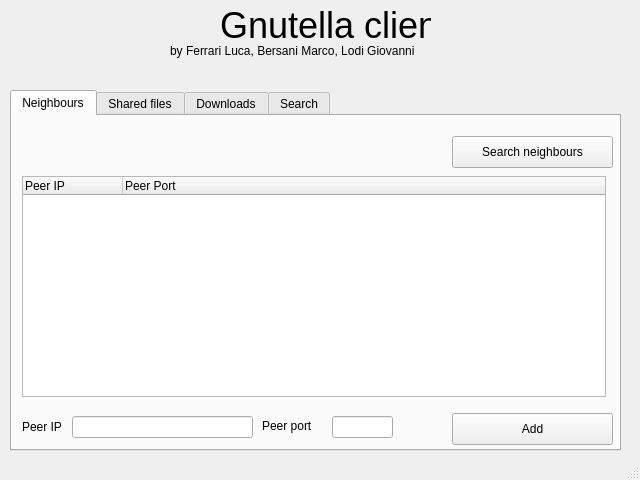
<?xml version="1.0" encoding="UTF-8"?>
<ui version="4.0">
 <class>MainWindow</class>
 <widget class="QMainWindow" name="MainWindow">
  <property name="geometry">
   <rect>
    <x>0</x>
    <y>0</y>
    <width>640</width>
    <height>480</height>
   </rect>
  </property>
  <property name="windowTitle">
   <string>MainWindow</string>
  </property>
  <widget class="QWidget" name="centralwidget">
   <widget class="QLabel" name="label">
    <property name="geometry">
     <rect>
      <x>220</x>
      <y>10</y>
      <width>211</width>
      <height>31</height>
     </rect>
    </property>
    <property name="font">
     <font>
      <pointsize>27</pointsize>
     </font>
    </property>
    <property name="text">
     <string>Gnutella client</string>
    </property>
   </widget>
   <widget class="QLabel" name="label_2">
    <property name="geometry">
     <rect>
      <x>170</x>
      <y>40</y>
      <width>291</width>
      <height>21</height>
     </rect>
    </property>
    <property name="text">
     <string>by Ferrari Luca, Bersani Marco, Lodi Giovanni</string>
    </property>
   </widget>
   <widget class="QTabWidget" name="tabWidget">
    <property name="geometry">
     <rect>
      <x>10</x>
      <y>90</y>
      <width>611</width>
      <height>361</height>
     </rect>
    </property>
    <property name="currentIndex">
     <number>0</number>
    </property>
    <widget class="QWidget" name="tab">
     <attribute name="title">
      <string>Neighbours</string>
     </attribute>
     <widget class="QTreeWidget" name="peersTreeWidget">
      <property name="geometry">
       <rect>
        <x>10</x>
        <y>60</y>
        <width>584</width>
        <height>221</height>
       </rect>
      </property>
      <property name="sizePolicy">
       <sizepolicy hsizetype="Expanding" vsizetype="Expanding">
        <horstretch>0</horstretch>
        <verstretch>0</verstretch>
       </sizepolicy>
      </property>
      <property name="itemsExpandable">
       <bool>false</bool>
      </property>
      <attribute name="headerVisible">
       <bool>true</bool>
      </attribute>
      <attribute name="headerStretchLastSection">
       <bool>true</bool>
      </attribute>
      <column>
       <property name="text">
        <string>Peer IP</string>
       </property>
      </column>
      <column>
       <property name="text">
        <string>Peer Port</string>
       </property>
      </column>
     </widget>
     <widget class="QPushButton" name="searchNeighboursBtn">
      <property name="geometry">
       <rect>
        <x>440</x>
        <y>20</y>
        <width>161</width>
        <height>32</height>
       </rect>
      </property>
      <property name="text">
       <string>Search neighbours</string>
      </property>
     </widget>
     <widget class="QLineEdit" name="peerIP">
      <property name="geometry">
       <rect>
        <x>60</x>
        <y>300</y>
        <width>181</width>
        <height>22</height>
       </rect>
      </property>
      <property name="text">
       <string/>
      </property>
     </widget>
     <widget class="QLabel" name="label_5">
      <property name="geometry">
       <rect>
        <x>10</x>
        <y>300</y>
        <width>62</width>
        <height>22</height>
       </rect>
      </property>
      <property name="text">
       <string>Peer IP</string>
      </property>
     </widget>
     <widget class="QLabel" name="label_6">
      <property name="geometry">
       <rect>
        <x>250</x>
        <y>300</y>
        <width>62</width>
        <height>20</height>
       </rect>
      </property>
      <property name="text">
       <string>Peer port</string>
      </property>
     </widget>
     <widget class="QLineEdit" name="peerPort">
      <property name="geometry">
       <rect>
        <x>320</x>
        <y>300</y>
        <width>61</width>
        <height>22</height>
       </rect>
      </property>
      <property name="text">
       <string/>
      </property>
     </widget>
     <widget class="QPushButton" name="addPeerBtn">
      <property name="geometry">
       <rect>
        <x>440</x>
        <y>297</y>
        <width>161</width>
        <height>32</height>
       </rect>
      </property>
      <property name="text">
       <string>Add</string>
      </property>
     </widget>
    </widget>
    <widget class="QWidget" name="tab_2">
     <attribute name="title">
      <string>Shared files</string>
     </attribute>
     <widget class="QListWidget" name="sharedFilesListWidget">
      <property name="geometry">
       <rect>
        <x>10</x>
        <y>20</y>
        <width>581</width>
        <height>301</height>
       </rect>
      </property>
     </widget>
    </widget>
    <widget class="QWidget" name="tab_3">
     <attribute name="title">
      <string>Downloads</string>
     </attribute>
    </widget>
    <widget class="QWidget" name="tab_4">
     <attribute name="title">
      <string>Search</string>
     </attribute>
     <widget class="QLabel" name="label_3">
      <property name="geometry">
       <rect>
        <x>20</x>
        <y>20</y>
        <width>131</width>
        <height>16</height>
       </rect>
      </property>
      <property name="text">
       <string>File name to search:</string>
      </property>
     </widget>
     <widget class="QLineEdit" name="searchLineEdit">
      <property name="geometry">
       <rect>
        <x>160</x>
        <y>20</y>
        <width>321</width>
        <height>22</height>
       </rect>
      </property>
     </widget>
     <widget class="QPushButton" name="searchBtn">
      <property name="geometry">
       <rect>
        <x>490</x>
        <y>20</y>
        <width>101</width>
        <height>21</height>
       </rect>
      </property>
      <property name="text">
       <string>Search!</string>
      </property>
     </widget>
     <widget class="QTreeWidget" name="resultsTreeWidget">
      <property name="geometry">
       <rect>
        <x>10</x>
        <y>70</y>
        <width>581</width>
        <height>231</height>
       </rect>
      </property>
      <column>
       <property name="text">
        <string>Filename</string>
       </property>
      </column>
      <column>
       <property name="text">
        <string>Peer IP</string>
       </property>
      </column>
      <column>
       <property name="text">
        <string>Peer port</string>
       </property>
      </column>
      <column>
       <property name="text">
        <string>Md5</string>
       </property>
      </column>
     </widget>
     <widget class="QLabel" name="label_4">
      <property name="geometry">
       <rect>
        <x>10</x>
        <y>300</y>
        <width>241</width>
        <height>20</height>
       </rect>
      </property>
      <property name="font">
       <font>
        <pointsize>11</pointsize>
       </font>
      </property>
      <property name="text">
       <string>Double click on a file to download it</string>
      </property>
     </widget>
    </widget>
   </widget>
  </widget>
  <widget class="QStatusBar" name="statusbar"/>
 </widget>
 <resources/>
 <connections/>
</ui>
